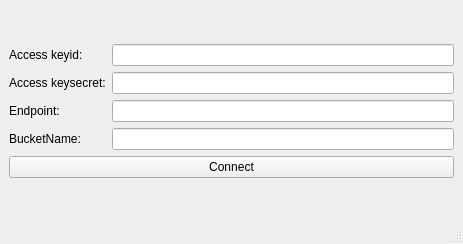
<?xml version="1.0" encoding="UTF-8"?>
<ui version="4.0">
 <class>MainWindow</class>
 <widget class="QMainWindow" name="MainWindow">
  <property name="geometry">
   <rect>
    <x>0</x>
    <y>0</y>
    <width>463</width>
    <height>244</height>
   </rect>
  </property>
  <property name="windowTitle">
   <string>MainWindow</string>
  </property>
  <widget class="QWidget" name="centralwidget">
   <layout class="QGridLayout" name="gridLayout_2">
    <item row="0" column="0">
     <layout class="QVBoxLayout" name="verticalLayout">
      <item>
       <layout class="QGridLayout" name="gridLayout">
        <item row="1" column="1">
         <widget class="QLineEdit" name="lineEdit_2"/>
        </item>
        <item row="4" column="1">
         <widget class="QLineEdit" name="lineEdit_4"/>
        </item>
        <item row="2" column="1">
         <widget class="QLineEdit" name="lineEdit_3"/>
        </item>
        <item row="2" column="0">
         <widget class="QLabel" name="label_3">
          <property name="text">
           <string>Endpoint:</string>
          </property>
         </widget>
        </item>
        <item row="0" column="1">
         <widget class="QLineEdit" name="lineEdit"/>
        </item>
        <item row="0" column="0">
         <widget class="QLabel" name="label">
          <property name="text">
           <string>Access keyid:</string>
          </property>
         </widget>
        </item>
        <item row="1" column="0">
         <widget class="QLabel" name="label_2">
          <property name="text">
           <string>Access keysecret:</string>
          </property>
         </widget>
        </item>
        <item row="4" column="0">
         <widget class="QLabel" name="label_4">
          <property name="text">
           <string>BucketName:</string>
          </property>
         </widget>
        </item>
       </layout>
      </item>
      <item>
       <widget class="QPushButton" name="pushButton">
        <property name="text">
         <string>Connect</string>
        </property>
       </widget>
      </item>
     </layout>
    </item>
   </layout>
  </widget>
  <widget class="QMenuBar" name="menubar">
   <property name="geometry">
    <rect>
     <x>0</x>
     <y>0</y>
     <width>463</width>
     <height>23</height>
    </rect>
   </property>
  </widget>
  <widget class="QStatusBar" name="statusbar"/>
 </widget>
 <resources/>
 <connections/>
</ui>
